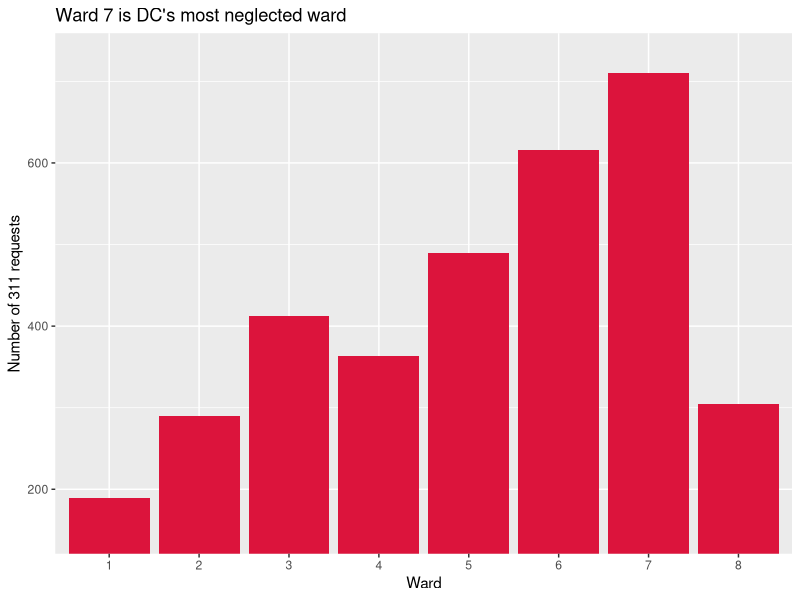
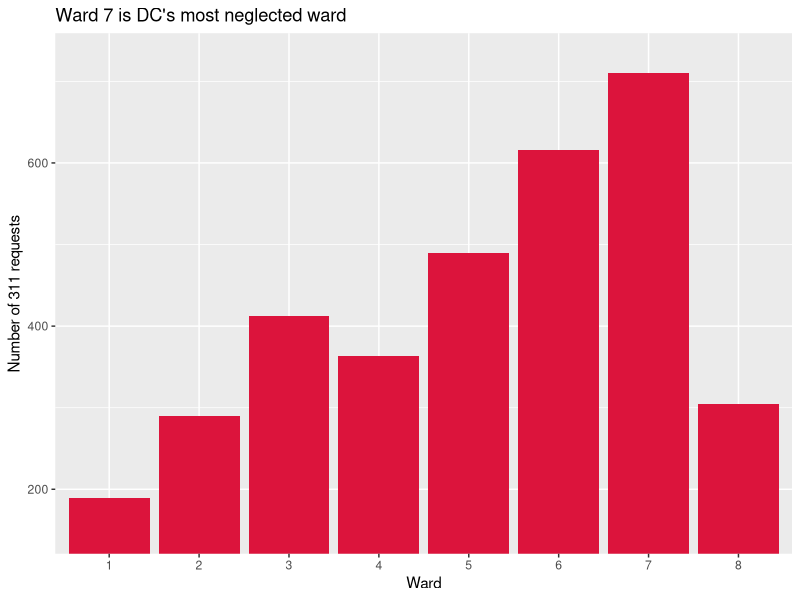

R code for these plots, in order:
# 311 service requests: which parts of DC are most neglected?
# ---------------------------------------------------------------
# First-draft analysis generated with an AI coding assistant and lightly
# edited. It runs and produces a clean-looking result. Your job (Part 2) is to
# review it the way you'd review a reporter's or intern's notebook before it
# turns into a published story.
#
# Run:  Rscript review/flawed_analysis.R
# Requires: tidyverse (readr, dplyr, ggplot2, lubridate)

library(readr)
library(dplyr)
library(ggplot2)
library(lubridate)

# DC ward populations (2020 census, rounded). Kept here for reference.
ward_population <- c("1" = 30000, "2" = 35000, "3" = 40000, "4" = 60000,
                     "5" = 70000, "6" = 80000, "7" = 90000, "8" = 45000)

df <- read_csv("data/sample_311.csv")
cat("Loaded", nrow(df), "service requests.\n")

# Parse dates and drop the few bad ones so the rest of the analysis is clean.
df$date_received <- ymd(df$date_received)
df <- df %>% filter(!is.na(date_received))

# ---- Which ward has the most 311 requests? ----
by_ward <- df %>% count(ward, sort = TRUE)
worst_ward <- by_ward$ward[1]
cat("\nWard", worst_ward, "has the most 311 requests (", by_ward$n[1], ").\n")
cat("This makes Ward", worst_ward, "the most neglected part of the city.\n")

# ---- What are people complaining about most? ----
by_service <- df %>% count(service_type, sort = TRUE)
top_service <- by_service$service_type[1]
cat("\nThe #1 complaint citywide is '", top_service, "' (",
    by_service$n[1], " requests).\n", sep = "")

pothole_share <- sum(df$service_type == "Pothole") / nrow(df) * 100
cat("Potholes make up ", round(pothole_share, 1), "% of all requests.\n", sep = "")

# ---- How big is the backlog? ----
backlog <- df %>% filter(status != "Closed")
cat("\nThere are", nrow(backlog), "open requests still awaiting resolution.\n")

# ---- How fast does the city respond? ----
avg_response <- mean(df$response_days)
cat("The city takes", round(avg_response), "days on average to respond.\n")

# ---- Chart ----
by_ward_sorted <- by_ward %>% filter(!is.na(ward)) %>% arrange(ward)
ggplot(by_ward_sorted, aes(x = factor(ward), y = n)) +
  geom_col(fill = "#DC143C") +
  coord_cartesian(ylim = c(150, max(by_ward_sorted$n) + 20)) +
  labs(title = paste0("Ward ", worst_ward, " is DC's most neglected ward"),
       x = "Ward", y = "Number of 311 requests")
ggsave("review/ward_chart.png", width = 8, height = 5, dpi = 150)
cat("\nSaved chart to review/ward_chart.png\n")
